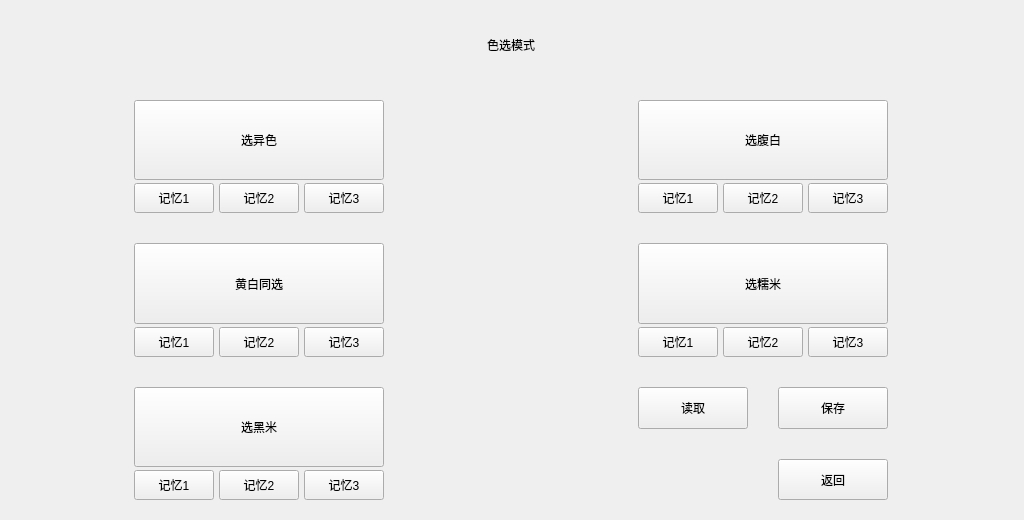
<?xml version="1.0" encoding="UTF-8"?>
<ui version="4.0">
 <class>FormModeSelect</class>
 <widget class="QWidget" name="FormModeSelect">
  <property name="geometry">
   <rect>
    <x>0</x>
    <y>0</y>
    <width>1024</width>
    <height>520</height>
   </rect>
  </property>
  <property name="windowTitle">
   <string>Form</string>
  </property>
  <layout class="QGridLayout" name="gridLayout_2">
   <property name="leftMargin">
    <number>80</number>
   </property>
   <property name="topMargin">
    <number>20</number>
   </property>
   <property name="rightMargin">
    <number>80</number>
   </property>
   <property name="bottomMargin">
    <number>20</number>
   </property>
   <property name="horizontalSpacing">
    <number>200</number>
   </property>
   <property name="verticalSpacing">
    <number>30</number>
   </property>
   <item row="1" column="0">
    <layout class="QVBoxLayout" name="verticalLayout_3">
     <item>
      <widget class="QPushButton" name="mode_1">
       <property name="sizePolicy">
        <sizepolicy hsizetype="Preferred" vsizetype="Expanding">
         <horstretch>0</horstretch>
         <verstretch>0</verstretch>
        </sizepolicy>
       </property>
       <property name="styleSheet">
        <string notr="true"/>
       </property>
       <property name="text">
        <string>选异色</string>
       </property>
       <property name="checked">
        <bool>false</bool>
       </property>
      </widget>
     </item>
     <item>
      <layout class="QHBoxLayout" name="horizontalLayout">
       <property name="spacing">
        <number>5</number>
       </property>
       <property name="topMargin">
        <number>3</number>
       </property>
       <item>
        <widget class="QToolButton" name="mem_11">
         <property name="sizePolicy">
          <sizepolicy hsizetype="Fixed" vsizetype="Fixed">
           <horstretch>0</horstretch>
           <verstretch>0</verstretch>
          </sizepolicy>
         </property>
         <property name="minimumSize">
          <size>
           <width>80</width>
           <height>30</height>
          </size>
         </property>
         <property name="styleSheet">
          <string notr="true"/>
         </property>
         <property name="text">
          <string>记忆1</string>
         </property>
         <property name="checked">
          <bool>false</bool>
         </property>
        </widget>
       </item>
       <item>
        <widget class="QToolButton" name="mem_12">
         <property name="sizePolicy">
          <sizepolicy hsizetype="Fixed" vsizetype="Fixed">
           <horstretch>0</horstretch>
           <verstretch>0</verstretch>
          </sizepolicy>
         </property>
         <property name="minimumSize">
          <size>
           <width>80</width>
           <height>30</height>
          </size>
         </property>
         <property name="styleSheet">
          <string notr="true"/>
         </property>
         <property name="text">
          <string>记忆2</string>
         </property>
        </widget>
       </item>
       <item>
        <widget class="QToolButton" name="mem_13">
         <property name="sizePolicy">
          <sizepolicy hsizetype="Fixed" vsizetype="Fixed">
           <horstretch>0</horstretch>
           <verstretch>0</verstretch>
          </sizepolicy>
         </property>
         <property name="minimumSize">
          <size>
           <width>80</width>
           <height>30</height>
          </size>
         </property>
         <property name="styleSheet">
          <string notr="true">QRadioButton
{
    text-align:center;
    font-size:15px;
}

QRadioButton::indicator
{
    width:0px;
    height:0px;
}

QRadioButton:checked
{
	color: rgb(255, 255, 255);
	border-image: url(:/image/btnR.png);
}

QRadioButton:unchecked
{
	color: rgb(255, 255, 255);
	border-image: url(:/image/btnG.png);
}</string>
         </property>
         <property name="text">
          <string>记忆3</string>
         </property>
        </widget>
       </item>
      </layout>
     </item>
    </layout>
   </item>
   <item row="1" column="1">
    <layout class="QVBoxLayout" name="verticalLayout_4">
     <item>
      <widget class="QPushButton" name="mode_2">
       <property name="sizePolicy">
        <sizepolicy hsizetype="Preferred" vsizetype="Expanding">
         <horstretch>0</horstretch>
         <verstretch>0</verstretch>
        </sizepolicy>
       </property>
       <property name="styleSheet">
        <string notr="true"/>
       </property>
       <property name="text">
        <string>选腹白</string>
       </property>
      </widget>
     </item>
     <item>
      <layout class="QHBoxLayout" name="horizontalLayout_5">
       <property name="spacing">
        <number>5</number>
       </property>
       <property name="topMargin">
        <number>3</number>
       </property>
       <item>
        <widget class="QToolButton" name="mem_21">
         <property name="sizePolicy">
          <sizepolicy hsizetype="Fixed" vsizetype="Fixed">
           <horstretch>0</horstretch>
           <verstretch>0</verstretch>
          </sizepolicy>
         </property>
         <property name="minimumSize">
          <size>
           <width>80</width>
           <height>30</height>
          </size>
         </property>
         <property name="styleSheet">
          <string notr="true"/>
         </property>
         <property name="text">
          <string>记忆1</string>
         </property>
         <property name="checked">
          <bool>false</bool>
         </property>
        </widget>
       </item>
       <item>
        <widget class="QToolButton" name="mem_22">
         <property name="sizePolicy">
          <sizepolicy hsizetype="Fixed" vsizetype="Fixed">
           <horstretch>0</horstretch>
           <verstretch>0</verstretch>
          </sizepolicy>
         </property>
         <property name="minimumSize">
          <size>
           <width>80</width>
           <height>30</height>
          </size>
         </property>
         <property name="styleSheet">
          <string notr="true"/>
         </property>
         <property name="text">
          <string>记忆2</string>
         </property>
        </widget>
       </item>
       <item>
        <widget class="QToolButton" name="mem_23">
         <property name="sizePolicy">
          <sizepolicy hsizetype="Fixed" vsizetype="Fixed">
           <horstretch>0</horstretch>
           <verstretch>0</verstretch>
          </sizepolicy>
         </property>
         <property name="minimumSize">
          <size>
           <width>80</width>
           <height>30</height>
          </size>
         </property>
         <property name="styleSheet">
          <string notr="true">text-align:center;
</string>
         </property>
         <property name="text">
          <string>记忆3</string>
         </property>
        </widget>
       </item>
      </layout>
     </item>
    </layout>
   </item>
   <item row="2" column="0">
    <layout class="QVBoxLayout" name="verticalLayout_2">
     <item>
      <widget class="QPushButton" name="mode_3">
       <property name="sizePolicy">
        <sizepolicy hsizetype="Preferred" vsizetype="Expanding">
         <horstretch>0</horstretch>
         <verstretch>0</verstretch>
        </sizepolicy>
       </property>
       <property name="styleSheet">
        <string notr="true"/>
       </property>
       <property name="text">
        <string>黄白同选</string>
       </property>
      </widget>
     </item>
     <item>
      <layout class="QHBoxLayout" name="horizontalLayout_3">
       <property name="spacing">
        <number>5</number>
       </property>
       <property name="topMargin">
        <number>3</number>
       </property>
       <item>
        <widget class="QToolButton" name="mem_31">
         <property name="sizePolicy">
          <sizepolicy hsizetype="Fixed" vsizetype="Fixed">
           <horstretch>0</horstretch>
           <verstretch>0</verstretch>
          </sizepolicy>
         </property>
         <property name="minimumSize">
          <size>
           <width>80</width>
           <height>30</height>
          </size>
         </property>
         <property name="styleSheet">
          <string notr="true"/>
         </property>
         <property name="text">
          <string>记忆1</string>
         </property>
         <property name="checked">
          <bool>false</bool>
         </property>
        </widget>
       </item>
       <item>
        <widget class="QToolButton" name="mem_32">
         <property name="sizePolicy">
          <sizepolicy hsizetype="Fixed" vsizetype="Fixed">
           <horstretch>0</horstretch>
           <verstretch>0</verstretch>
          </sizepolicy>
         </property>
         <property name="minimumSize">
          <size>
           <width>80</width>
           <height>30</height>
          </size>
         </property>
         <property name="styleSheet">
          <string notr="true"/>
         </property>
         <property name="text">
          <string>记忆2</string>
         </property>
        </widget>
       </item>
       <item>
        <widget class="QToolButton" name="mem_33">
         <property name="sizePolicy">
          <sizepolicy hsizetype="Fixed" vsizetype="Fixed">
           <horstretch>0</horstretch>
           <verstretch>0</verstretch>
          </sizepolicy>
         </property>
         <property name="minimumSize">
          <size>
           <width>80</width>
           <height>30</height>
          </size>
         </property>
         <property name="styleSheet">
          <string notr="true">text-align:center;
</string>
         </property>
         <property name="text">
          <string>记忆3</string>
         </property>
        </widget>
       </item>
      </layout>
     </item>
    </layout>
   </item>
   <item row="2" column="1">
    <layout class="QVBoxLayout" name="verticalLayout_5">
     <item>
      <widget class="QPushButton" name="mode_4">
       <property name="sizePolicy">
        <sizepolicy hsizetype="Preferred" vsizetype="Expanding">
         <horstretch>0</horstretch>
         <verstretch>0</verstretch>
        </sizepolicy>
       </property>
       <property name="styleSheet">
        <string notr="true"/>
       </property>
       <property name="text">
        <string>选糯米</string>
       </property>
      </widget>
     </item>
     <item>
      <layout class="QHBoxLayout" name="horizontalLayout_6">
       <property name="spacing">
        <number>5</number>
       </property>
       <property name="topMargin">
        <number>3</number>
       </property>
       <item>
        <widget class="QToolButton" name="mem_41">
         <property name="sizePolicy">
          <sizepolicy hsizetype="Fixed" vsizetype="Fixed">
           <horstretch>0</horstretch>
           <verstretch>0</verstretch>
          </sizepolicy>
         </property>
         <property name="minimumSize">
          <size>
           <width>80</width>
           <height>30</height>
          </size>
         </property>
         <property name="styleSheet">
          <string notr="true"/>
         </property>
         <property name="text">
          <string>记忆1</string>
         </property>
         <property name="checked">
          <bool>false</bool>
         </property>
        </widget>
       </item>
       <item>
        <widget class="QToolButton" name="mem_42">
         <property name="sizePolicy">
          <sizepolicy hsizetype="Fixed" vsizetype="Fixed">
           <horstretch>0</horstretch>
           <verstretch>0</verstretch>
          </sizepolicy>
         </property>
         <property name="minimumSize">
          <size>
           <width>80</width>
           <height>30</height>
          </size>
         </property>
         <property name="styleSheet">
          <string notr="true"/>
         </property>
         <property name="text">
          <string>记忆2</string>
         </property>
        </widget>
       </item>
       <item>
        <widget class="QToolButton" name="mem_43">
         <property name="sizePolicy">
          <sizepolicy hsizetype="Fixed" vsizetype="Fixed">
           <horstretch>0</horstretch>
           <verstretch>0</verstretch>
          </sizepolicy>
         </property>
         <property name="minimumSize">
          <size>
           <width>80</width>
           <height>30</height>
          </size>
         </property>
         <property name="styleSheet">
          <string notr="true">text-align:center;
</string>
         </property>
         <property name="text">
          <string>记忆3</string>
         </property>
        </widget>
       </item>
      </layout>
     </item>
    </layout>
   </item>
   <item row="3" column="0">
    <layout class="QVBoxLayout" name="verticalLayout">
     <item>
      <widget class="QPushButton" name="mode_5">
       <property name="sizePolicy">
        <sizepolicy hsizetype="Preferred" vsizetype="Expanding">
         <horstretch>0</horstretch>
         <verstretch>0</verstretch>
        </sizepolicy>
       </property>
       <property name="styleSheet">
        <string notr="true"/>
       </property>
       <property name="text">
        <string>选黑米</string>
       </property>
      </widget>
     </item>
     <item>
      <layout class="QHBoxLayout" name="horizontalLayout_4">
       <property name="spacing">
        <number>5</number>
       </property>
       <property name="topMargin">
        <number>3</number>
       </property>
       <item>
        <widget class="QToolButton" name="mem_51">
         <property name="sizePolicy">
          <sizepolicy hsizetype="Fixed" vsizetype="Fixed">
           <horstretch>0</horstretch>
           <verstretch>0</verstretch>
          </sizepolicy>
         </property>
         <property name="minimumSize">
          <size>
           <width>80</width>
           <height>30</height>
          </size>
         </property>
         <property name="styleSheet">
          <string notr="true"/>
         </property>
         <property name="text">
          <string>记忆1</string>
         </property>
         <property name="checked">
          <bool>false</bool>
         </property>
        </widget>
       </item>
       <item>
        <widget class="QToolButton" name="mem_52">
         <property name="sizePolicy">
          <sizepolicy hsizetype="Fixed" vsizetype="Fixed">
           <horstretch>0</horstretch>
           <verstretch>0</verstretch>
          </sizepolicy>
         </property>
         <property name="minimumSize">
          <size>
           <width>80</width>
           <height>30</height>
          </size>
         </property>
         <property name="styleSheet">
          <string notr="true"/>
         </property>
         <property name="text">
          <string>记忆2</string>
         </property>
        </widget>
       </item>
       <item>
        <widget class="QToolButton" name="mem_53">
         <property name="sizePolicy">
          <sizepolicy hsizetype="Fixed" vsizetype="Fixed">
           <horstretch>0</horstretch>
           <verstretch>0</verstretch>
          </sizepolicy>
         </property>
         <property name="minimumSize">
          <size>
           <width>80</width>
           <height>30</height>
          </size>
         </property>
         <property name="styleSheet">
          <string notr="true"/>
         </property>
         <property name="text">
          <string>记忆3</string>
         </property>
        </widget>
       </item>
      </layout>
     </item>
    </layout>
   </item>
   <item row="3" column="1">
    <layout class="QGridLayout" name="gridLayout">
     <property name="spacing">
      <number>30</number>
     </property>
     <item row="0" column="0">
      <widget class="QToolButton" name="toolButton_3">
       <property name="sizePolicy">
        <sizepolicy hsizetype="Preferred" vsizetype="Preferred">
         <horstretch>0</horstretch>
         <verstretch>0</verstretch>
        </sizepolicy>
       </property>
       <property name="text">
        <string>读取</string>
       </property>
      </widget>
     </item>
     <item row="0" column="1">
      <widget class="QToolButton" name="toolButton_2">
       <property name="sizePolicy">
        <sizepolicy hsizetype="Preferred" vsizetype="Preferred">
         <horstretch>0</horstretch>
         <verstretch>0</verstretch>
        </sizepolicy>
       </property>
       <property name="text">
        <string>保存</string>
       </property>
      </widget>
     </item>
     <item row="1" column="1">
      <widget class="QToolButton" name="toolButton">
       <property name="sizePolicy">
        <sizepolicy hsizetype="Preferred" vsizetype="Preferred">
         <horstretch>0</horstretch>
         <verstretch>0</verstretch>
        </sizepolicy>
       </property>
       <property name="text">
        <string>返回</string>
       </property>
      </widget>
     </item>
    </layout>
   </item>
   <item row="0" column="0" colspan="2">
    <widget class="QLabel" name="label">
     <property name="sizePolicy">
      <sizepolicy hsizetype="Preferred" vsizetype="Fixed">
       <horstretch>0</horstretch>
       <verstretch>0</verstretch>
      </sizepolicy>
     </property>
     <property name="minimumSize">
      <size>
       <width>0</width>
       <height>50</height>
      </size>
     </property>
     <property name="text">
      <string>色选模式</string>
     </property>
     <property name="alignment">
      <set>Qt::AlignCenter</set>
     </property>
    </widget>
   </item>
  </layout>
 </widget>
 <resources/>
 <connections/>
</ui>
